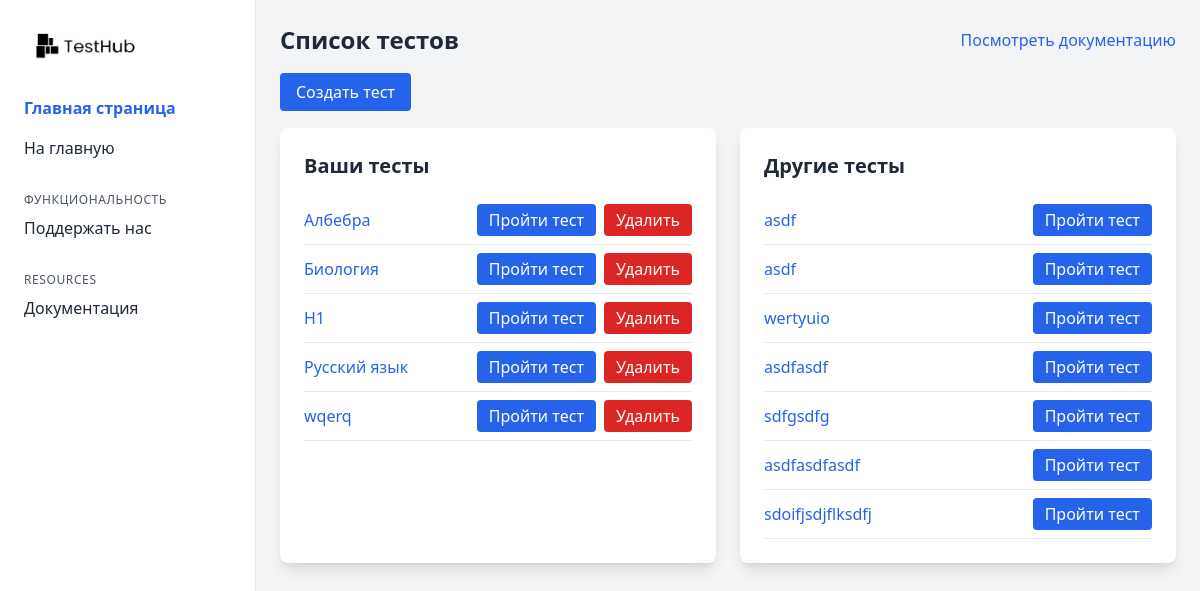
Before: /test_list/ (signed in) with the older database file.
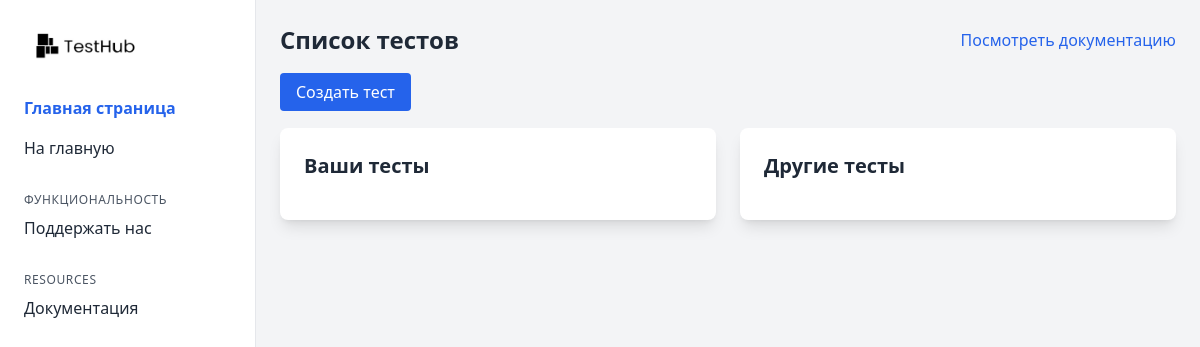
After: the same page with the newer database file.
### tests/models.py (models this page shows, shortened)
class Test(models.Model):
    title = models.CharField(max_length=100)
    description = models.TextField()
    author = models.ForeignKey(User, on_delete=models.CASCADE)
    is_published = models.BooleanField(default=False)

### tests/views.py (the view)
# urls.py: path('test_list/', views.test_list, name='test_list'),
@login_required
def test_list(request):
        user_tests = Test.objects.filter(author=request.user)
        other_tests = Test.objects.exclude(author=request.user)
        return render(request, 'head/test_list.html', {'user_tests': user_tests, 'other_tests': other_tests})

### templates/head/test_list.html (shortened to what the changed rows need)
{% load static %}
<!DOCTYPE html>
<html lang="en">
<head>
    <script src="https://cdn.tailwindcss.com"></script>
    <link rel="stylesheet" href="https://cdnjs.cloudflare.com/ajax/libs/font-awesome/5.15.3/css/all.min.css">
</head>
<body class="bg-gray-100 font-sans">
    <div class="min-h-screen flex">
        <div class="flex-1 p-6">
            <div class="grid grid-cols-1 md:grid-cols-2 gap-6">
                <div class="bg-white p-6 rounded-lg shadow-lg">
                    <h2 class="text-xl font-semibold text-gray-800 mb-4">Ваши тесты</h2>
                    <ul>
                        {% for test in user_tests %}
                            <li class="flex justify-between items-center border-b py-2">
                                <a href="{% url 'test_detail' test.id %}" class="text-blue-600 hover:underline">{{ test.title }}</a>
                                <div class="flex space-x-2">
                                    <a href="{% url 'take_test' test.id %}" class="bg-blue-600 text-white px-3 py-1 rounded hover:bg-blue-700 transition">Пройти тест</a>
                                    <a href="{% url 'delete_test' test.id %}" class="bg-red-600 text-white px-3 py-1 rounded hover:bg-red-700 transition">Удалить</a>
                                </div>
                            </li>
                        {% endfor %}
                    </ul>
                </div>
                <div class="bg-white p-6 rounded-lg shadow-lg">
                    <h2 class="text-xl font-semibold text-gray-800 mb-4">Другие тесты</h2>
                    <ul>
                        {% for test in other_tests %}
                            <li class="flex justify-between items-center border-b py-2">
                                <a href="{% url 'test_detail' test.id %}" class="text-blue-600 hover:underline">{{ test.title }}</a>
                                <a href="{% url 'take_test' test.id %}" class="bg-blue-600 text-white px-3 py-1 rounded hover:bg-blue-700 transition">Пройти тест</a>
                            </li>
                        {% endfor %}
                    </ul>
                </div>
            </div>
        </div>
    </div>
</body>
</html>

Changed rows visible on the page:
removed Test: title "Албебра", shown under "Ваши тесты"
removed Test: title "Биология", shown under "Ваши тесты"
removed Test: title "H1", shown under "Ваши тесты"
removed Test: title "Русский язык", shown under "Ваши тесты"
removed Test: title "wqerq", shown under "Ваши тесты"
removed Test: title "asdf", shown under "Другие тесты"
removed Test: title "asdf", shown under "Другие тесты"
removed Test: title "wertyuio", shown under "Другие тесты"
removed Test: title "asdfasdf", shown under "Другие тесты"
removed Test: title "sdfgsdfg", shown under "Другие тесты"
removed Test: title "asdfasdfasdf", shown under "Другие тесты"
removed Test: title "sdoifjsdjflksdfj", shown under "Другие тесты"
